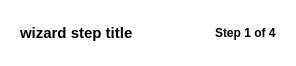
    <widget class="QWidget" native="1" name="widget_7" >
     <property name="minimumSize" >
      <size>
       <width>0</width>
       <height>66</height>
      </size>
     </property>
     <property name="maximumSize" >
      <size>
       <width>16777215</width>
       <height>66</height>
      </size>
     </property>
     <property name="palette" >
      <palette>
       <active>
        <colorrole role="Button" >
         <brush brushstyle="SolidPattern" >
          <color alpha="255" >
           <red>255</red>
           <green>255</green>
           <blue>255</blue>
          </color>
         </brush>
        </colorrole>
        <colorrole role="Midlight" >
         <brush brushstyle="SolidPattern" >
          <color alpha="255" >
           <red>255</red>
           <green>255</green>
           <blue>255</blue>
          </color>
         </brush>
        </colorrole>
        <colorrole role="Base" >
         <brush brushstyle="SolidPattern" >
          <color alpha="255" >
           <red>255</red>
           <green>255</green>
           <blue>255</blue>
          </color>
         </brush>
        </colorrole>
        <colorrole role="Window" >
         <brush brushstyle="SolidPattern" >
          <color alpha="255" >
           <red>255</red>
           <green>255</green>
           <blue>255</blue>
          </color>
         </brush>
        </colorrole>
       </active>
       <inactive>
        <colorrole role="Button" >
         <brush brushstyle="SolidPattern" >
          <color alpha="255" >
           <red>255</red>
           <green>255</green>
           <blue>255</blue>
          </color>
         </brush>
        </colorrole>
        <colorrole role="Midlight" >
         <brush brushstyle="SolidPattern" >
          <color alpha="255" >
           <red>255</red>
           <green>255</green>
           <blue>255</blue>
          </color>
         </brush>
        </colorrole>
        <colorrole role="Base" >
         <brush brushstyle="SolidPattern" >
          <color alpha="255" >
           <red>255</red>
           <green>255</green>
           <blue>255</blue>
          </color>
         </brush>
        </colorrole>
        <colorrole role="Window" >
         <brush brushstyle="SolidPattern" >
          <color alpha="255" >
           <red>255</red>
           <green>255</green>
           <blue>255</blue>
          </color>
         </brush>
        </colorrole>
       </inactive>
       <disabled>
        <colorrole role="Button" >
         <brush brushstyle="SolidPattern" >
          <color alpha="255" >
           <red>255</red>
           <green>255</green>
           <blue>255</blue>
          </color>
         </brush>
        </colorrole>
        <colorrole role="Midlight" >
         <brush brushstyle="SolidPattern" >
          <color alpha="255" >
           <red>255</red>
           <green>255</green>
           <blue>255</blue>
          </color>
         </brush>
        </colorrole>
        <colorrole role="Base" >
         <brush brushstyle="SolidPattern" >
          <color alpha="255" >
           <red>255</red>
           <green>255</green>
           <blue>255</blue>
          </color>
         </brush>
        </colorrole>
        <colorrole role="Window" >
         <brush brushstyle="SolidPattern" >
          <color alpha="255" >
           <red>255</red>
           <green>255</green>
           <blue>255</blue>
          </color>
         </brush>
        </colorrole>
       </disabled>
      </palette>
     </property>
     <property name="autoFillBackground" >
      <bool>true</bool>
     </property>
     <layout class="QHBoxLayout" >
      <item>
       <widget class="QWidget" native="1" name="widget_3" >
        <layout class="QHBoxLayout" >
         <property name="topMargin" >
          <number>0</number>
         </property>
         <property name="bottomMargin" >
          <number>0</number>
         </property>
         <item>
          <widget class="QLabel" name="lblCaption" >
           <property name="sizePolicy" >
            <sizepolicy vsizetype="Minimum" hsizetype="Preferred" >
             <horstretch>0</horstretch>
             <verstretch>0</verstretch>
            </sizepolicy>
           </property>
           <property name="text" >
            <string>&lt;html>&lt;head>&lt;meta name="qrichtext" content="1" />&lt;style type="text/css">
p, li { white-space: pre-wrap; }
&lt;/style>&lt;/head>&lt;body style=" font-family:'Fixed'; font-size:11pt; font-weight:400; font-style:normal;">
&lt;p style=" margin-top:0px; margin-bottom:0px; margin-left:0px; margin-right:0px; -qt-block-indent:0; text-indent:0px;">&lt;span style=" font-weight:600;">wizard step title&lt;/span>&lt;/p>&lt;/body>&lt;/html></string>
           </property>
           <property name="textInteractionFlags" >
            <set>Qt::NoTextInteraction</set>
           </property>
          </widget>
         </item>
         <item>
          <spacer>
           <property name="orientation" >
            <enum>Qt::Horizontal</enum>
           </property>
           <property name="sizeHint" >
            <size>
             <width>76</width>
             <height>20</height>
            </size>
           </property>
          </spacer>
         </item>
         <item>
          <widget class="QLabel" name="lblStep" >
           <property name="text" >
            <string>&lt;b>Step 1 of 4&lt;/b></string>
           </property>
          </widget>
         </item>
        </layout>
       </widget>
      </item>
     </layout>
    </widget>
